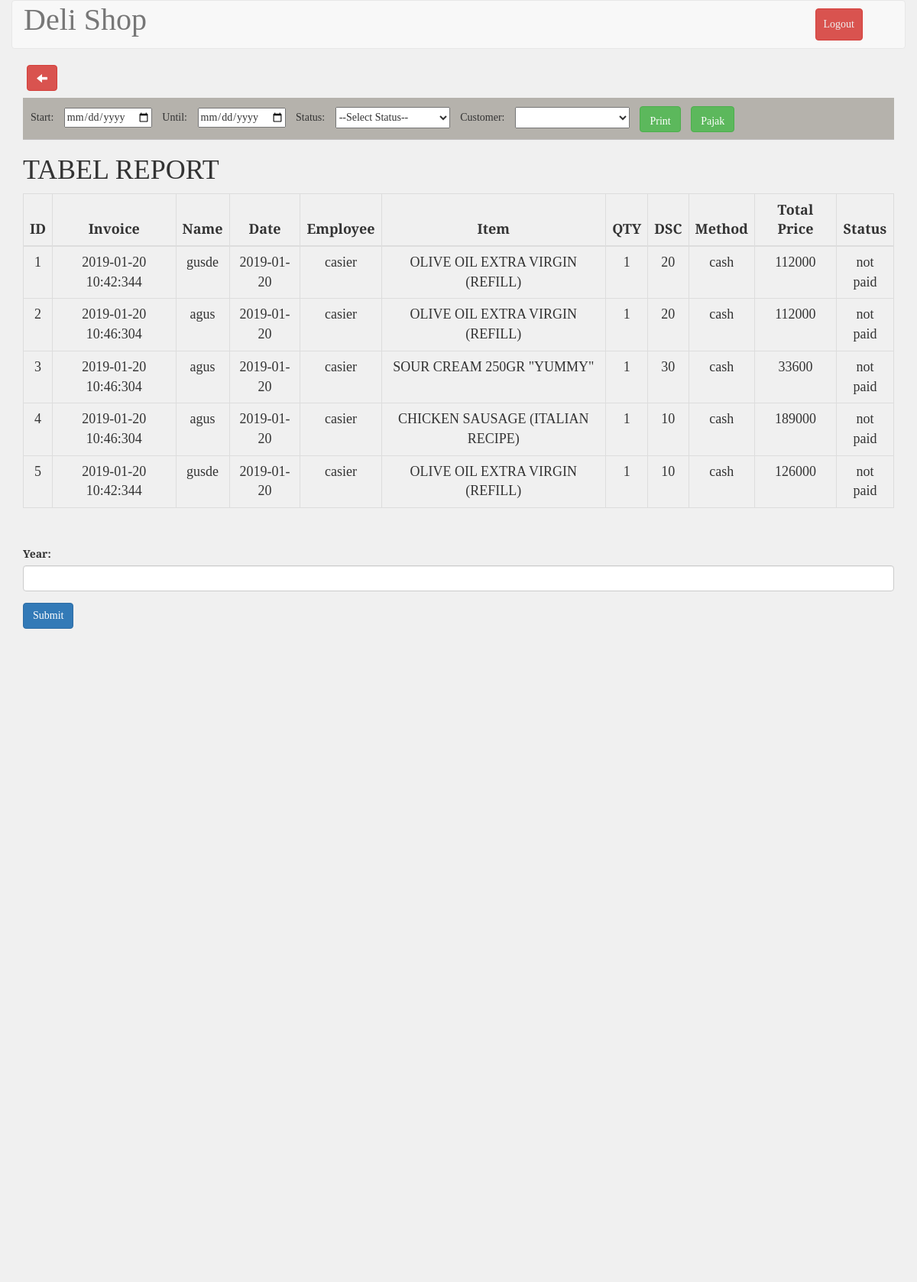
/report.php (signed in), run on an earlier commit of the app's database.
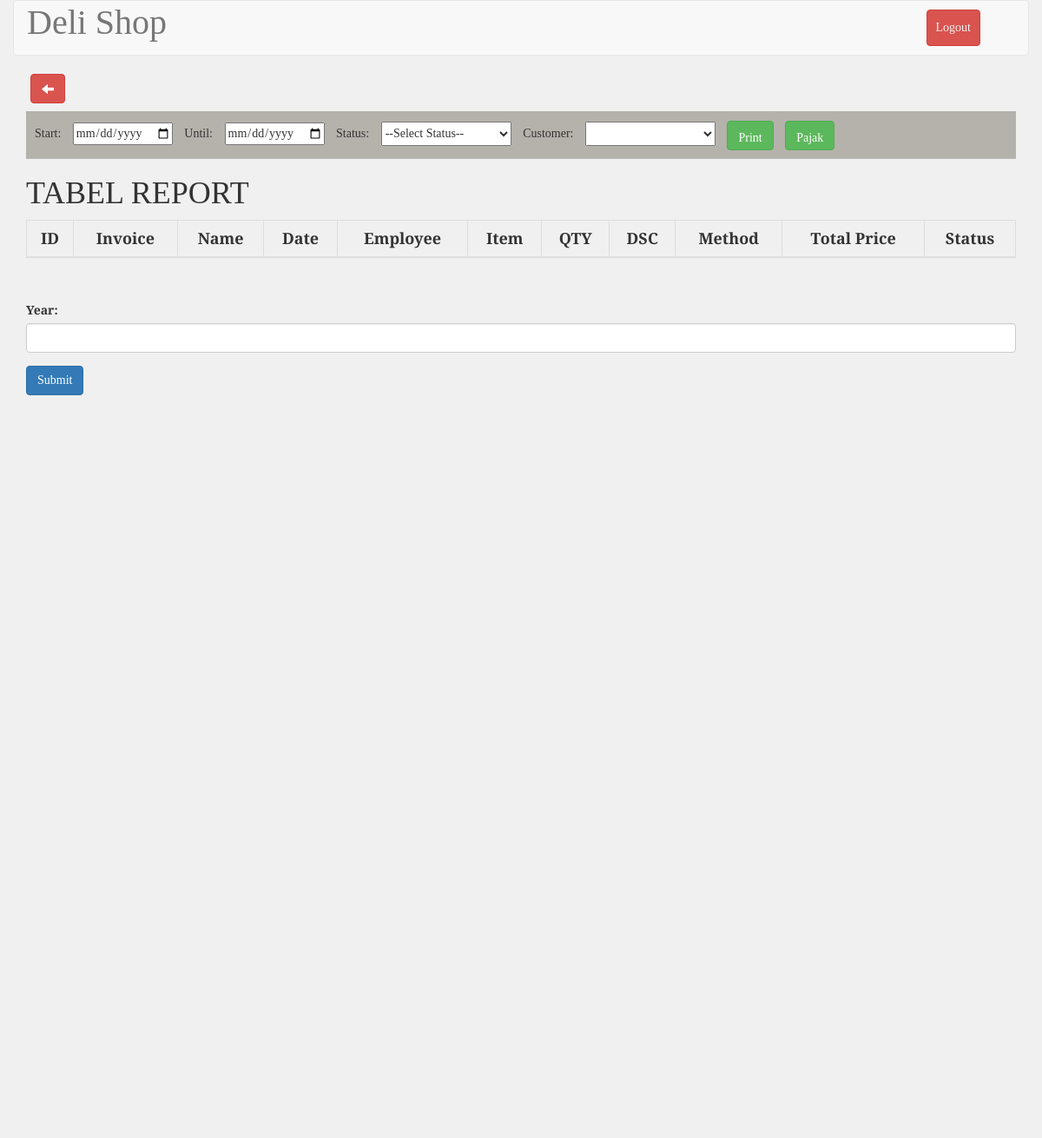
And on a later commit of the database.
### tables this page shows
CREATE TABLE `tb_transaksi` (
  `id` int(11) NOT NULL AUTO_INCREMENT,
  `invoice` varchar(200) NOT NULL,
  `nm_transaksi` varchar(200) NOT NULL,
  `tnggl` datetime NOT NULL,
  `id_employee` int(11) unsigned NOT NULL,
  `id_item` int(11) unsigned NOT NULL,
  `qty` float unsigned NOT NULL,
  `discount` float NOT NULL,
  `total_price` float unsigned NOT NULL,
  `description` text NOT NULL,
  `statuss` int(11) unsigned NOT NULL,
  PRIMARY KEY (`id`),
  KEY `id_employee` (`id_employee`),
  KEY `id_item` (`id_item`),
  CONSTRAINT `tb_transaksi_ibfk_1` FOREIGN KEY (`id_employee`) REFERENCES `tb_employee` (`id`),
  CONSTRAINT `tb_transaksi_ibfk_2` FOREIGN KEY (`id_item`) REFERENCES `tb_barang` (`id`)
);

CREATE TABLE `tb_deposit` (
  `id` int(11) unsigned NOT NULL AUTO_INCREMENT,
  `date` date DEFAULT NULL,
  `invoice` varchar(20) NOT NULL,
  `deposit` float NOT NULL,
  `payment` float NOT NULL,
  `method` varchar(100) NOT NULL,
  PRIMARY KEY (`id`)
);

### report.php (the view, shortened to what this page needs)
<?php
include_once 'koneksi.php';
$barang = mysqli_query($conn, "SELECT tb_transaksi.invoice, nm_transaksi, Date(tnggl) as tnggl, (SELECT nama FROM tb_employee WHERE id=id_employee) AS nama_pegawai, (SELECT item FROM tb_barang WHERE id=id_item ) AS item, qty, discount, total_price, statuss, tb_deposit.method as method FROM tb_transaksi inner join tb_deposit on tb_deposit.invoice=tb_transaksi.invoice;");
?>
<!DOCTYPE html>
<html>
	<?php include("./templates/header.php"); ?>
	<link rel="stylesheet" type="text/css" href="./css/stockStyle.css">
	<link rel="stylesheet" href="./assets/jquery-ui.css">
	<body>
		<form action="finishReport.php" method="POST" accept-charset="utf-8">
			<div class="container-fluid">
				<div class="row">
					<div class="col-md-12 header">
						<nav class="navbar navbar-default" role="navigation">
							<div class="container-fluid">
								<div class="navbar-header">
									<a class="navbar-brand" style="font-size: 40px;" href="#">Deli Shop</a>
								</div>
								<div class="collapse navbar-collapse navbar-ex1-collapse">
									<ul class="nav navbar-nav navbar-right">
										<li><a type="button" class="btn btn-danger" style="margin: 10px; padding: 10px;" href="logout.php">Logout</a></li>
										<li><a href=""> </a></li>
									</ul>
								</div>
							</div>
						</nav>
					</div>
				</div>
			</div>
			<div class="container">
				<div class="row">
					<div class="col-md-12" id="mytable">
					<table id="example" class="table table-bordered" style="width: 100%;">
						<a href="administrator.php" style="margin-left: 5px; margin-bottom: 10px;" type="button" class="btn btn-danger glyphicon glyphicon-arrow-left" ></a><br>
						<div style="border-bottom:1px solid #bcbaba; margin-bottom:10px; background-color:#b5b2ac; padding:0 0 0 10px">
							Start: <input style="margin:10px; " type="date" name="dateStart" id="date_start">
							Until: <input style="margin:10px;" type="date" name="dateStop" id="date_end">
							Status: <select style="margin:10px; width:150px;height:28px" id="status_paid" name="status">
								<option value="">--Select Status--</option>
							</select>
							Customer: <select style="margin:10px; width:150px;height:28px" id="customer" name="customer">
							</select>
							<input type="submit" class="btn btn-success glyphicon glyphicon-print" style="margin:10px 0 10px 0" name="Submit" value="Print"></button>
							<input type="submit" class="btn btn-success glyphicon glyphicon-print" style="margin:10px 0 10px 10px; " name="Submit" value="Pajak"></i></button>
						</div>
						<h1> TABEL REPORT</h1>
						<thead>
							<tr>
								<th>ID</th>
								<th>Invoice</th>
								<th>Name</th>
								<th>Date</th>
								<th>Employee</th>
								<th>Item</th>
								<th>QTY</th>
								<th>DSC</th>
								<th>Method</th>
								<th>Total Price</th>
								<th>Status</th>
							</tr>
						</thead>
						<tbody>
							<?php
							$no=1;
							foreach ($barang as $data) {?>
							<tr>
								<td><?php echo $no ?></td>
								<td><?php echo $data["invoice"];?></td>
								<td><?php echo ($data["nm_transaksi"]=="" ? "Direct Pay": $data["nm_transaksi"]);?></td>
								<td><?php echo $data["tnggl"];?></td>
								<td><?php echo $data["nama_pegawai"];?></td>
								<td><?php echo $data["item"];?></td>
								<td><?php echo $data["qty"];?></td>
								<td><?php echo $data["discount"];?></td>
								<td><?php echo $data["method"]; ?></td>
								<td><?php echo $data["total_price"];?></td>
								<td><?php if($data["statuss"]==0)
								{
									echo("not paid");
								}
								else{
									echo("paid");
								}
								?></td>
							</tr>
							<?php $no++; }?>
						</tbody>
					</table>
					<div id="chart-div">
						<div class="form-group">
							<label for="year">Year:</label>
							<input type="text" class="form-control" id="year">
						</div>
						<button class="btn btn-primary" id="chartBtn">Submit</button>
						<div class="ct-chart ct-perfect-fourth"></div>
					</div>
				</div>
			</div>
		</form>
	</body>
</html>

### templates/header.php (shortened to what this page needs)
<head>
    <link rel="stylesheet" type="text/css" href="./assets/jquery.dataTables.min.css">
    <link rel="stylesheet" href="./assets/bootstrap3.3.7/css/bootstrap.min.css">
    <link href="./assets/select2.min.css" rel="stylesheet" />
    <link rel="stylesheet" href="./assets/chart.css">
    <link rel="stylesheet" href="./assets/pace.css">
</head>

### assets/chart.css (style rules this page uses)
.ct-double-octave:after,.ct-major-eleventh:after,.ct-major-second:after,.ct-major-seventh:after,.ct-major-sixth:after,.ct-major-tenth:after,.ct-major-third:after,.ct-major-twelfth:after,.ct-minor-second:after,.ct-minor-seventh:after,.ct-minor-sixth:after,.ct-minor-third:after,.ct-octave:after,.ct-perfect-fifth:after,.ct-perfect-fourth:after,.ct-square:after { content:"";clear:both }
.ct-perfect-fourth { display:block;position:relative;width:100% }
.ct-perfect-fourth:before { display:block;float:left;content:"";width:0;height:0;padding-bottom:75% }
.ct-perfect-fourth:after { display:table }

### css/stockStyle.css (style rules this page uses)
html,body { font-family: 'Slabo 27px', serif; background-color: #f0f0f0; }
#example, th, td { font-size: 18px; text-align: center; width: auto; }
.navbar-default .navbar-nav>li>a { color: #f0f0f0 !important; }

### report.php (style rules this page uses)
#chart-div { margin-top: 50px; }

What changed in the data, as far as the page shows it:
removed tb_transaksi: invoice "2019-01-20 10:42:344", nm_transaksi "gusde", tnggl "2019-01-20", nama_pegawai "casier", item "OLIVE OIL EXTRA VIRGIN (REFILL)", qty "1", discount "20", tb_deposit.method "cash", total_price "112000", statuss "not paid"
removed tb_transaksi: invoice "2019-01-20 10:46:304", nm_transaksi "agus", tnggl "2019-01-20", nama_pegawai "casier", item "OLIVE OIL EXTRA VIRGIN (REFILL)", qty "1", discount "20", tb_deposit.method "cash", total_price "112000", statuss "not paid"
removed tb_transaksi: invoice "2019-01-20 10:46:304", nm_transaksi "agus", tnggl "2019-01-20", nama_pegawai "casier", item "SOUR CREAM 250GR \"YUMMY\"", qty "1", discount "30", tb_deposit.method "cash", total_price "33600", statuss "not paid"
removed tb_transaksi: invoice "2019-01-20 10:46:304", nm_transaksi "agus", tnggl "2019-01-20", nama_pegawai "casier", item "CHICKEN SAUSAGE (ITALIAN RECIPE)", qty "1", discount "10", tb_deposit.method "cash", total_price "189000", statuss "not paid"
removed tb_transaksi: invoice "2019-01-20 10:42:344", nm_transaksi "gusde", tnggl "2019-01-20", nama_pegawai "casier", item "OLIVE OIL EXTRA VIRGIN (REFILL)", qty "1", discount "10", tb_deposit.method "cash", total_price "126000", statuss "not paid"
